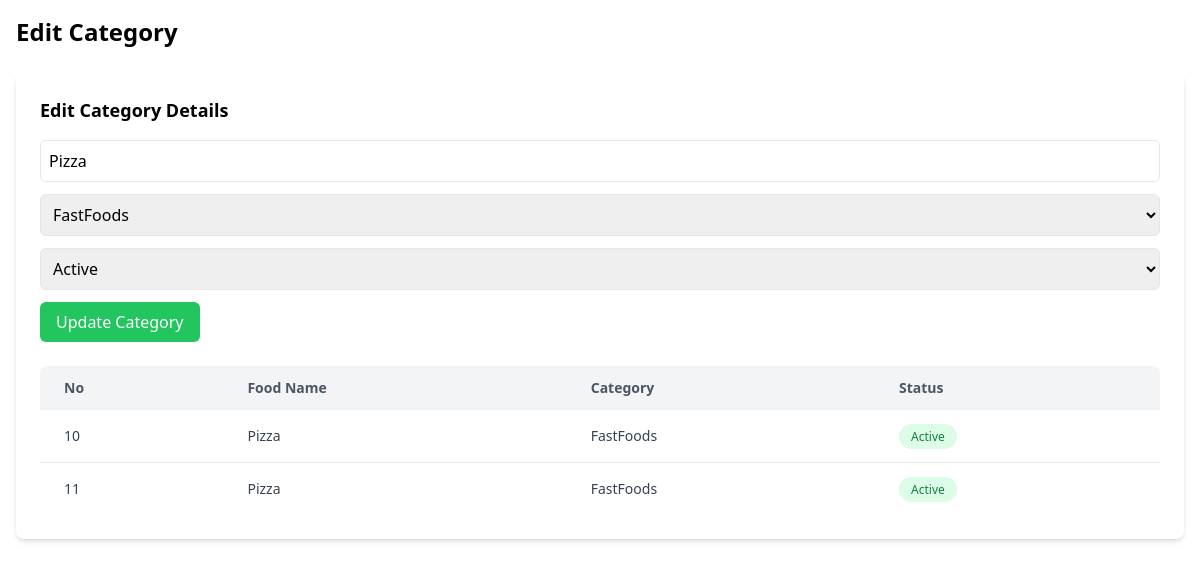
The page /app/Views/admin/editCategory.php?id=10 (signed in) on the database its author committed.
### tables this page shows
CREATE TABLE `categories` (
  `id` int(11) NOT NULL,
  `food_name` varchar(100) DEFAULT NULL,
  `category` varchar(100) DEFAULT NULL,
  `status` enum('Active','InActive') DEFAULT 'Active',
  `photo_url` varchar(255) DEFAULT NULL,
  `created_at` timestamp NULL DEFAULT current_timestamp()
);

### app/Controllers/admin/CategoriesController.php (called while the page is built, shortened)
<?php
    require_once __DIR__ . "/../../Models/admin/Categories.php";
    class CategoriesController
    {
        private $categoryModel;
        public function __construct($db)
        {
            $this->categoryModel = new Category($db);
        }
        public function show(){
            return $this->categoryModel->getAllCategories();
        }
        public function getCategoryById($id){
            return $this->categoryModel->getCategoryById($id);
        }
    }
?>

### app/Models/admin/Categories.php (called while the page is built, shortened)
<?php
    class Category
{
        private $db;
        public function __construct($con)
    {
        $this->db = $con;
    }
    public function getAllCategories()
    {
        $stmt = $this->db->prepare("SELECT * FROM categories");
        $stmt->execute();
        $rows = $stmt->fetchAll(PDO::FETCH_ASSOC);
        return $rows;
    }
    public function getCategoryById($id){
        $stmt = $this->db->prepare("SELECT * FROM categories WHERE id = :id");
        $stmt->bindParam(':id', $id);
        $stmt->execute();
        $row = $stmt->fetch(PDO::FETCH_ASSOC);
        return $row;
    }
}
?>

### app/Views/admin/editCategory.php (the view, shortened to what this page needs)
<?php
require_once __DIR__ . "/../../Controllers/admin/CategoriesController.php";
$Category = new CategoriesController($con);
$result = $Category->show();
$id = $_GET['id'] ?? 0;
$row = $Category->getCategoryById($id);
?>
<!DOCTYPE html>
<html lang="en">
<head>
    <?php include __DIR__ . "/../components/cdns.php"; ?>
</head>
<body>
    <div class="p-4">
        <h1 class="text-2xl font-bold mb-6">Edit Category</h1>
        <div class="bg-white p-6 rounded-lg shadow-md mb-8">
            <h3 class="text-lg font-semibold mb-4">Edit Category Details</h3>
            <form method="POST" action="" class="space-y-3">
                <input type="text" name="food_name" placeholder="Food Name"
                    class="w-full p-2 border rounded-md focus:outline-none focus:ring-2 focus:ring-blue-400"
                    value="<?php echo htmlspecialchars($row['food_name'] ?? ''); ?>" required>
                <select name="category"
                    class="w-full p-2 border rounded-md focus:outline-none focus:ring-2 focus:ring-blue-400" required>
                    <option value="FastFoods" <?php echo ($row['category'] ?? '') == "FastFoods" ? "selected" : ""; ?>>FastFoods</option>
                </select>
                <select name="status"
                    class="w-full p-2 border rounded-md focus:outline-none focus:ring-2 focus:ring-blue-400" required>
                    <option value="Active" <?php echo ($row['status'] ?? '') == "Active" ? "selected" : ""; ?>>Active</option>
                </select>
                <button type="submit" class="bg-green-500 hover:bg-green-600 text-white px-4 py-2 rounded-md">
                    Update Category
                </button>
            </form>
            <div class="overflow-hidden ">
                <table class="w-full bg-white rounded-lg mt-6 overflow-hidden">
                    <thead class="bg-gray-100">
                        <tr>
                            <th class="px-6 py-3 text-left text-sm font-semibold text-gray-600">No</th>
                            <th class="px-6 py-3 text-left text-sm font-semibold text-gray-600">Food Name</th>
                            <th class="px-6 py-3 text-left text-sm font-semibold text-gray-600">Category</th>
                            <th class="px-6 py-3 text-left text-sm font-semibold text-gray-600">Status</th>
                        </tr>
                    </thead>
                    <tbody class="divide-y divide-gray-200">
                        <?php foreach ($result as $food) { ?>
                        <tr class="hover:bg-gray-50 transition">
                            <td class="px-6 py-4 text-sm text-gray-700">
                                <?php echo $food['id']; ?>
                            </td>
                            <td class="px-6 py-4 text-sm text-gray-700">
                                <?php echo $food['food_name']; ?>
                            </td>
                            <td class="px-6 py-4 text-sm text-gray-700">
                                <?php echo $food['category']; ?>
                            </td>
                            <td class="px-6 py-4 text-sm text-gray-700">
                                <span class="<?php echo $food['status'] == 'Active' ? 'bg-green-100 text-green-700' : 'bg-red-100 text-red-700'; ?> px-3 py-1 rounded-full text-xs font-medium">
                                    <?php echo $food['status']; ?>
                                </span>
                            </td>
                        </tr>
                        <?php } ?>
                    </tbody>
                </table>
            </div>
        </div>
    </div>
</body>
</html>

### rows shown on the page
categories: food_name "Pizza", category "FastFoods", status "Active", id "10"
categories: id "11", food_name "Pizza", category "FastFoods", status "Active"
